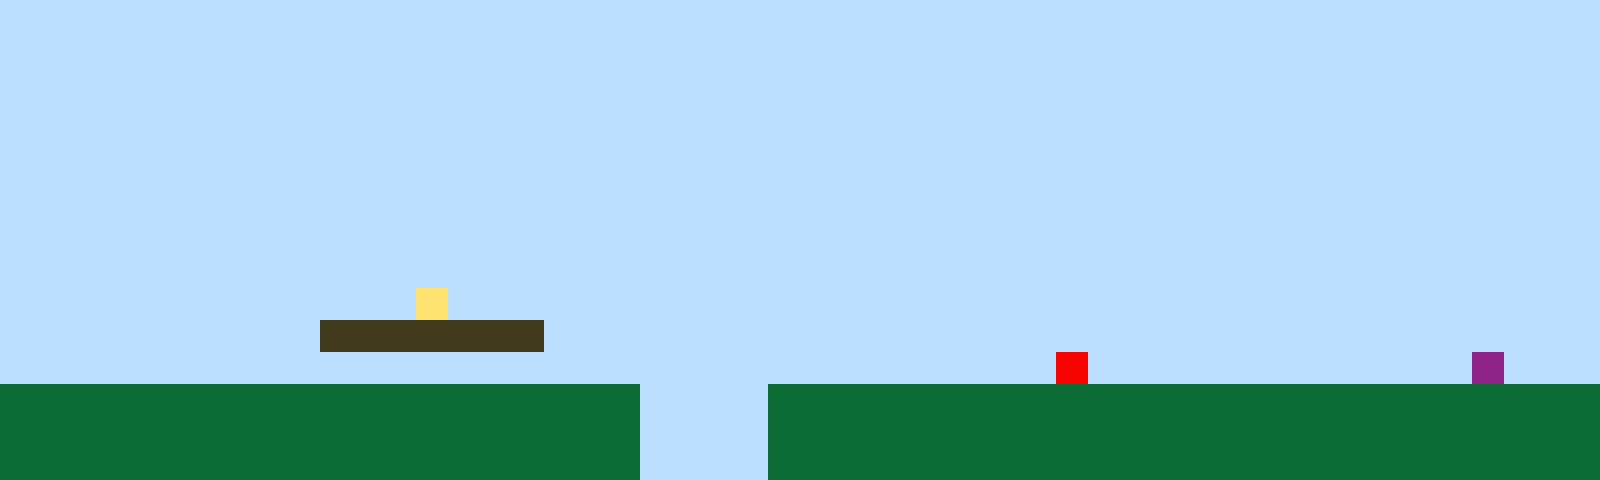

This is a level from a 2D game, rendered from its Tiled map with the project's own tilesets. A one-line summary and the complete map file follow:
An orthogonal 50x15 tile map with 32x32 px tiles, 1 tile layer (Tile Layer 1).

<map version="1.10" tiledversion="1.11.2" orientation="orthogonal" renderorder="right-up" width="50" height="15" tilewidth="32" tileheight="32" infinite="0" nextlayerid="2" nextobjectid="1"><editorsettings><export target="map1.csv" format="csv" /></editorsettings><tileset firstgid="1" name="sprites" tilewidth="32" tileheight="32" tilecount="6" columns="3"><image source="sprites.png" width="96" height="64" /></tileset><layer id="1" name="Tile Layer 1" width="50" height="15"><data encoding="csv">1,1,1,1,1,1,1,1,1,1,1,1,1,1,1,1,1,1,1,1,1,1,1,1,1,1,1,1,1,1,1,1,1,1,1,1,1,1,1,1,1,1,1,1,1,1,1,1,1,1,1,1,1,1,1,1,1,1,1,1,1,1,1,1,1,1,1,1,1,1,1,1,1,1,1,1,1,1,1,1,1,1,1,1,1,1,1,1,1,1,1,1,1,1,1,1,1,1,1,1,1,1,1,1,1,1,1,1,1,1,1,1,1,1,1,1,1,1,1,1,1,1,1,1,1,1,1,1,1,1,1,1,1,1,1,1,1,1,1,1,1,1,1,1,1,1,1,1,1,1,1,1,1,1,1,1,1,1,1,1,1,1,1,1,1,1,1,1,1,1,1,1,1,1,1,1,1,1,1,1,1,1,1,1,1,1,1,1,1,1,1,1,1,1,1,1,1,1,1,1,1,1,1,1,1,1,1,1,1,1,1,1,1,1,1,1,1,1,1,1,1,1,1,1,1,1,1,1,1,1,1,1,1,1,1,1,1,1,1,1,1,1,1,1,1,1,1,1,1,1,1,1,1,1,1,1,1,1,1,1,1,1,1,1,1,1,1,1,1,1,1,1,1,1,1,1,1,1,1,1,1,1,1,1,1,1,1,1,1,1,1,1,1,1,1,1,1,1,1,1,1,1,1,1,1,1,1,1,1,1,1,1,1,1,1,1,1,1,1,1,1,1,1,1,1,1,1,1,1,1,1,1,1,1,1,1,1,1,1,1,1,1,1,1,1,1,1,1,1,1,1,1,1,1,1,1,1,1,1,1,1,1,1,1,1,1,1,1,1,1,1,1,1,1,1,1,1,1,1,1,1,1,1,1,1,1,1,1,1,1,1,1,1,1,1,1,1,1,1,1,1,1,1,1,1,1,1,1,1,1,1,1,1,1,1,1,1,1,1,1,1,1,1,1,1,1,1,1,1,1,1,1,1,1,1,1,1,1,1,1,1,1,1,1,1,1,1,1,1,1,1,1,1,1,1,1,1,1,1,1,1,1,1,4,1,1,1,1,1,1,1,1,1,1,1,1,1,1,1,1,1,1,1,1,1,1,1,1,1,1,1,1,1,1,1,1,1,1,1,1,1,1,1,1,1,1,1,1,1,1,3,3,3,3,3,3,3,1,1,1,1,1,1,1,1,1,1,1,1,1,1,1,1,1,1,1,1,1,1,1,1,1,1,1,1,1,1,1,1,1,1,1,1,1,1,1,1,1,1,1,1,1,1,1,1,1,1,1,1,1,1,1,1,1,1,1,1,1,1,1,1,1,1,5,1,1,1,1,1,1,1,1,1,1,1,1,6,1,1,1,2,2,2,2,2,2,2,2,2,2,2,2,2,2,2,2,2,2,2,2,1,1,1,1,2,2,2,2,2,2,2,2,2,2,2,2,2,2,2,2,2,2,2,2,2,2,2,2,2,2,2,2,2,2,2,2,2,2,2,2,2,2,2,2,2,2,2,2,2,2,1,1,1,1,2,2,2,2,2,2,2,2,2,2,2,2,2,2,2,2,2,2,2,2,2,2,2,2,2,2,2,2,2,2,2,2,2,2,2,2,2,2,2,2,2,2,2,2,2,2,1,1,1,1,2,2,2,2,2,2,2,2,2,2,2,2,2,2,2,2,2,2,2,2,2,2,2,2,2,2</data></layer></map>
